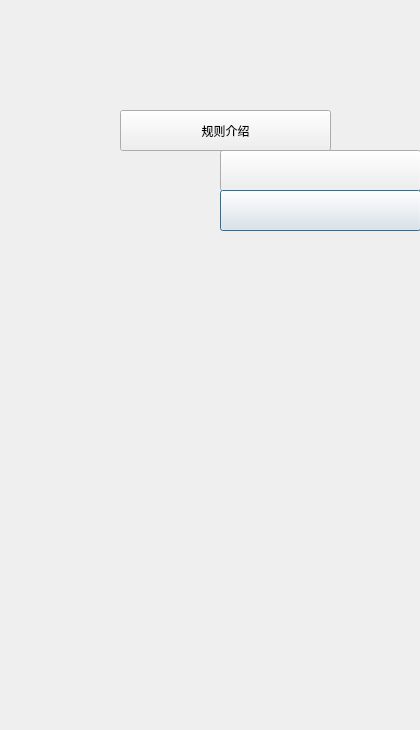
<?xml version="1.0" encoding="UTF-8"?>
<ui version="4.0">
 <class>Dialog</class>
 <widget class="QDialog" name="Dialog">
  <property name="geometry">
   <rect>
    <x>0</x>
    <y>0</y>
    <width>420</width>
    <height>730</height>
   </rect>
  </property>
  <property name="minimumSize">
   <size>
    <width>420</width>
    <height>730</height>
   </size>
  </property>
  <property name="maximumSize">
   <size>
    <width>420</width>
    <height>730</height>
   </size>
  </property>
  <property name="windowTitle">
   <string>Dialog</string>
  </property>
  <property name="styleSheet">
   <string notr="true">background-image: url(:/picture/begin1.jpg);</string>
  </property>
  <widget class="QPushButton" name="pushButton">
   <property name="geometry">
    <rect>
     <x>220</x>
     <y>190</y>
     <width>201</width>
     <height>41</height>
    </rect>
   </property>
   <property name="styleSheet">
    <string notr="true">background-image: url(:/picture/single.png);</string>
   </property>
   <property name="text">
    <string/>
   </property>
  </widget>
  <widget class="QPushButton" name="pushButton_2">
   <property name="geometry">
    <rect>
     <x>220</x>
     <y>150</y>
     <width>201</width>
     <height>41</height>
    </rect>
   </property>
   <property name="styleSheet">
    <string notr="true">background-image: url(:/picture/multi.png);</string>
   </property>
   <property name="text">
    <string/>
   </property>
  </widget>
  <widget class="QPushButton" name="pushButton_3">
   <property name="geometry">
    <rect>
     <x>120</x>
     <y>110</y>
     <width>211</width>
     <height>41</height>
    </rect>
   </property>
   <property name="styleSheet">
    <string notr="true">background-image: url(:/picture/123.jpg);</string>
   </property>
   <property name="text">
    <string>规则介绍</string>
   </property>
  </widget>
  <zorder>pushButton_2</zorder>
  <zorder>pushButton</zorder>
  <zorder>pushButton_3</zorder>
 </widget>
 <resources/>
 <connections/>
</ui>
